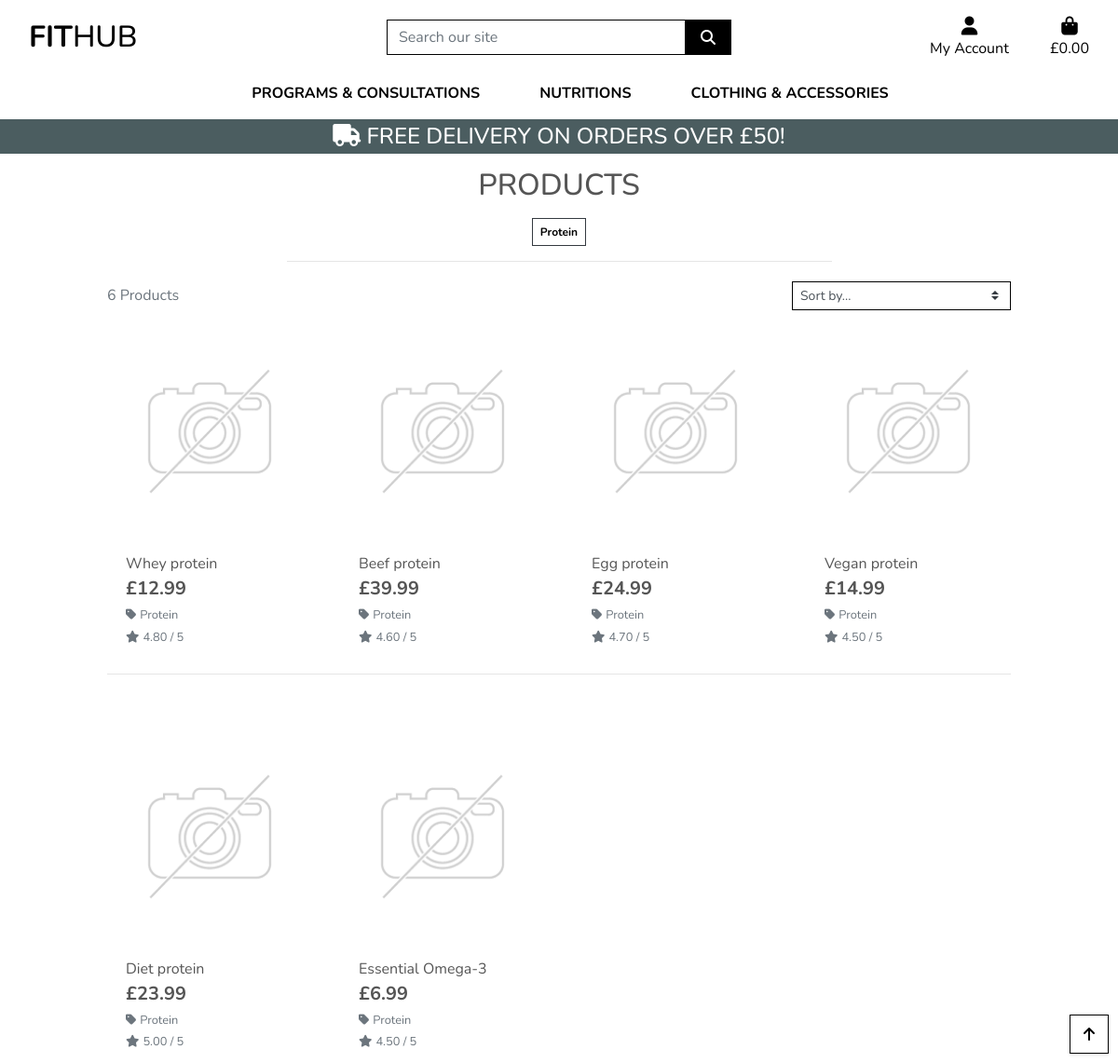
/products/?category=protein, run on the app's committed database.
### products/models.py (models this page shows, shortened)
class Category(models.Model):
    class Meta:
        verbose_name_plural = 'Categories'
    name = models.CharField(max_length=254)
    friendly_name = models.CharField(max_length=254, null=True, blank=True)

class Product(models.Model):
    category = models.ForeignKey('Category', null=True, blank=True, on_delete=models.SET_NULL)
    sku = models.CharField(max_length=254, null=True, blank=True)
    name = models.CharField(max_length=254)
    description = models.TextField()
    has_sizes = models.BooleanField(default=False, null=True, blank=True)
    price = models.DecimalField(max_digits=6, decimal_places=2)
    rating = models.DecimalField(max_digits=6, decimal_places=2, null=True, blank=True)
    image_url = models.URLField(max_length=1024, null=True, blank=True)
    image = models.ImageField(null=True, blank=True)

### products/views.py (the view, shortened to what this page needs)
# urls.py: path('', views.all_products, name='products'),
def all_products(request):
    products = Product.objects.all()
    query = None
    categories = None
    sort = None
    direction = None
    if request.GET:
        if 'category' in request.GET:
            categories = request.GET['category'].split(',')
            products = products.filter(category__name__in=categories)
            categories = Category.objects.filter(name__in=categories)
    current_sorting = f'{sort}_{direction}'
    context = {
        'products': products,
        'search_term': query,
        'current_categories': categories,
        'current_sorting': current_sorting,
    }
    return render(request, 'products/products.html', context)

### bag/contexts.py (called while the page is built, shortened)
def bag_contents(request):
    bag_items = []
    total = 0
    product_count = 0
    bag = request.session.get('bag', {})
    if total < settings.FREE_DELIVERY_THRESHOLD:
        delivery = total * Decimal(settings.STANDARD_DELIVERY_PERCENTAGE / 100)
        free_delivery_delta = settings.FREE_DELIVERY_THRESHOLD - total
    else:
        delivery = 0
        free_delivery_delta = 0
    grand_total = delivery + total
    context = {
        'bag_items': bag_items,
        'total': total,
        'product_count': product_count,
        'delivery': delivery,
        'free_delivery_delta': free_delivery_delta,
        'free_delivery_threshold': settings.FREE_DELIVERY_THRESHOLD,
        'grand_total': grand_total,
    }
    return context

### products/templates/products/products.html (shortened to what this page needs)
{% extends "base.html" %}
{% load static %}
{% block page_header %}
    <div class="container header-container">
    </div>
{% endblock %}
{% block content %}
    <div class="overlay"></div>
    <div class="container-fluid">
        <div class="row">
            <div class="col text-center mt-3">
                <h2 class="logo-font">Products</h2>
                {% for c in current_categories %}
                    <a class="category-badge text-decoration-none" href="{% url 'products' %}?category={{ c.name }}">
                        <span class="p-2 mt-2 badge badge-white text-black rounded-0 border border-dark">{{ c.friendly_name }}</span>
                    </a>
                {% endfor %}
                <hr class="w-50 mb-1">
            </div>
        </div>
        <div class="row">
            <div class="product-container col-10 offset-1">
                <div class="row mt-1 mb-2">
                    <div class="col-12 col-md-6 my-auto order-md-last d-flex justify-content-center justify-content-md-end">
                        <div class="sort-select-wrapper w-50">
                            <select id="sort-selector" class="custom-select custom-select-sm rounded-0 border border-{% if current_sorting != 'None_None' %}info{% else %}black{% endif %}">
                                <option value="reset" {% if current_sorting == 'None_None' %}selected{% endif %}>Sort by...</option>
                            </select>
                        </div>
                    </div>
                    <div class="col-12 col-md-6 order-md-first">
                        <p class="text-muted mt-3 text-center text-md-left">
                            {{ products|length }} Products{% if search_term %} found for <strong>"{{ search_term }}"</strong>{% endif %}
                        </p>
                    </div>
                </div>
                <div class="row">
                    {% for product in products %}
                        <div class="col-sm-6 col-md-6 col-lg-4 col-xl-3">
                            <div class="card h-100 border-0">
                                {% if product.image %}
                                <a href="{% url 'product_detail' product.id %}">
                                    <img class="card-img-top img-fluid" src="{{ product.image.url }}" alt="{{ product.name }}">
                                </a>
                                {% else %}
                                <a href="{% url 'product_detail' product.id %}">
                                    <img class="card-img-top img-fluid" src="{{ MEDIA_URL }}noimage.png" alt="{{ product.name }}">
                                </a>
                                {% endif %}
                                <div class="card-body pb-0">
                                    <p class="mb-0">{{ product.name }}</p>
                                </div>
                                <div class="card-footer bg-white pt-0 border-0 text-left">
                                    <div class="row">
                                        <div class="col">
                                            <p class="lead mb-0 text-left font-weight-bold">£{{ product.price }}</p>
                                            {% if product.category %}
                                            <p class="small mt-1 mb-0">
                                                <a class="text-muted" href="{% url 'products' %}?category={{ product.category.name }}">
                                                    <i class="fas fa-tag mr-1"></i>{{ product.category.friendly_name }}
                                                </a>
                                            </p>
                                            {% endif %}
                                            {% if product.rating %}
                                                <small class="text-muted"><i class="fas fa-star mr-1"></i>{{ product.rating }} / 5</small>
                                            {% else %}
                                                <small class="text-muted">No Rating</small>
                                            {% endif %}
                                        </div>
                                    </div>
                                </div>
                            </div>
                        </div>
                        {% if forloop.counter|divisibleby:4 %}
                            <div class="col-12 d-none d-xl-block mb-5">
                                <hr>
                            </div>
                        {% endif %}
                    {% endfor %}
                </div>
            </div>
        </div>
    </div>
    <div class="btt-button shadow-sm rounded-0 border border-black">
        <a class="btt-link d-flex h-100">
            <i class="fas fa-arrow-up text-black mx-auto my-auto"></i>
        </a>
    </div>
{% endblock %}

### static/css/base.css (style rules this page uses)
html { height: 100%; }
body { background: url('/media/home_page_background.jpg') no-repeat center center fixed; background-size: cover; height: calc(100vh - 164px); color: #555; font-family: 'Nunito', sans-serif; }
.logo-font { text-transform: uppercase; }
.text-black { color: #000 !important; }
.border-black { border: 1px solid black !important; }
.overlay { height: 100%; width: 100%; top: 0; left: 0; position: fixed; background: white; z-index: -1; }
.btt-button { height: 42px; width: 42px; position: fixed; bottom: 10px; right: 10px; }
.btt-link, .update-link, .remove-item { cursor: pointer; }
@media (min-width: 1200px) { .container { max-width: 80%; } }
@media (min-width: 992px) { .header-container { padding-top: 164px; } }

### data on the page
Category: friendly_name "Protein"
Product: image (placeholder picture), name "Whey protein", price "12.99", category.friendly_name "Protein", rating "4.80"
Product: image (placeholder picture), name "Beef protein", price "39.99", category.friendly_name "Protein", rating "4.60"
Product: image (placeholder picture), name "Egg protein", price "24.99", category.friendly_name "Protein", rating "4.70"
Product: image (placeholder picture), name "Vegan protein", price "14.99", category.friendly_name "Protein", rating "4.50"
Product: image (placeholder picture), name "Diet protein", price "23.99", category.friendly_name "Protein", rating "5.00"
Product: image (placeholder picture), name "Essential Omega-3", price "6.99", category.friendly_name "Protein", rating "4.50"

### other printed values
{{ free_delivery_threshold }} "50"
{{ products|length }} "6"
